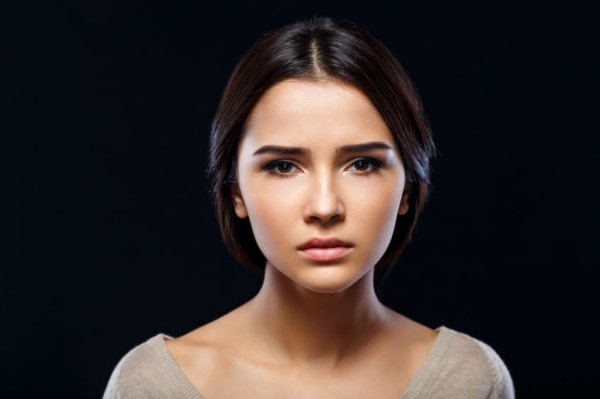
#> input picture xianhuan/facemerge/girl.jpg, 600 x 399 px, given in place of girl.jpeg, which was not available
$ python imgeenhance.py
#> lines starting #> are read from the running program, lines starting #| are printed output that depends on the picture; pictures that were not available may be replaced by others from this repository, and a replacement may not be noted
#!/usr/bin/env python3
# -*- coding: utf-8 -*-
"""
@author: 闲欢
"""
from PIL import ImageEnhance, Image
#-*- coding: UTF-8 -*-

from PIL import Image
from PIL import ImageEnhance

#原始图像
image = Image.open('girl.jpeg')
#> image is the input picture: PIL image 600x399 RGB; mean R, G, B 52.1, 43.7, 42.7
image.show()

#亮度增强
enh_bri = ImageEnhance.Brightness(image)
brightness = 4
image_brightened = enh_bri.enhance(brightness)
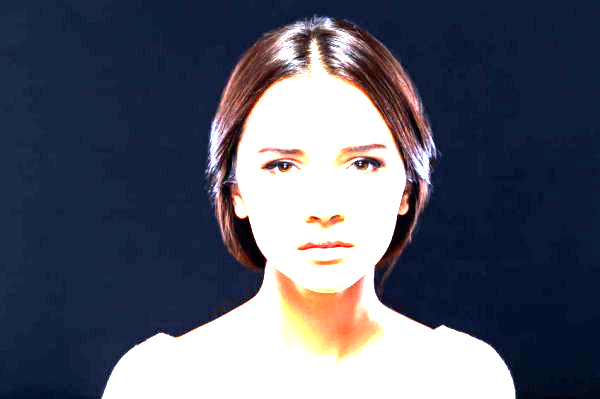
#> image_brightened: PIL image 600x399 RGB; mean R, G, B 86.8, 90.7, 106.2
image_brightened.show()

#色度增强
enh_col = ImageEnhance.Color(image)
color = 4
image_colored = enh_col.enhance(color)
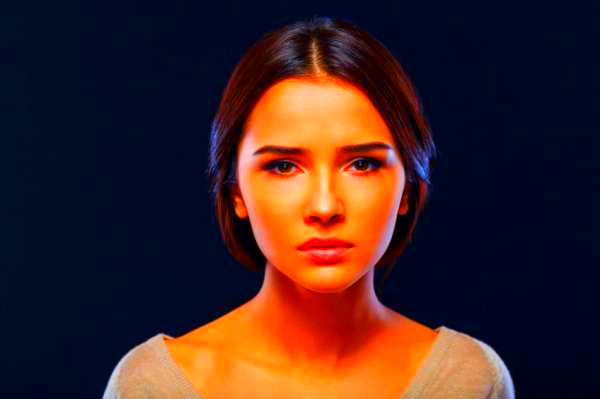
#> image_colored: PIL image 600x399 RGB; mean R, G, B 64.4, 36.5, 36.4
image_colored.show()

#对比度增强
enh_con = ImageEnhance.Contrast(image)
contrast = 4
image_contrasted = enh_con.enhance(contrast)
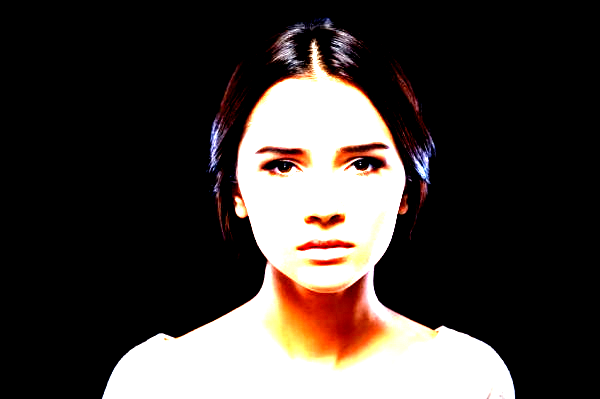
#> image_contrasted: PIL image 600x399 RGB; mean R, G, B 66.1, 59.2, 55.9
image_contrasted.show()

#锐度增强
enh_sha = ImageEnhance.Sharpness(image)
sharpness = 4
image_sharped = enh_sha.enhance(sharpness)
image_sharped.show()

$ run again, with xianhuan/facemerge/boy.jpg copied over xianhuan/facemerge/girl.jpg
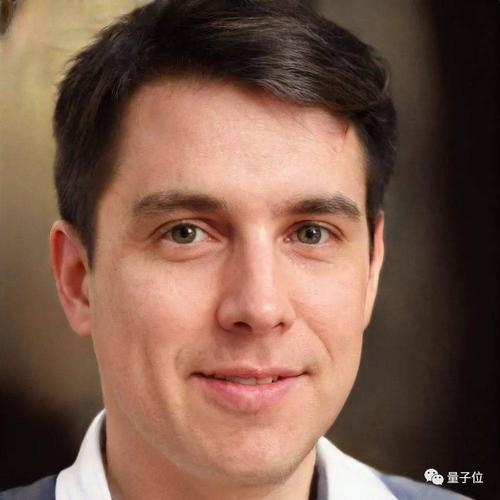
#> input picture xianhuan/facemerge/boy.jpg, 500 x 500 px, given in place of girl.jpeg, which was not available
#> image is the input picture: PIL image 500x500 RGB; mean R, G, B 123.1, 90.5, 75
#> `image_colored = enh_col.enhance(color)`:
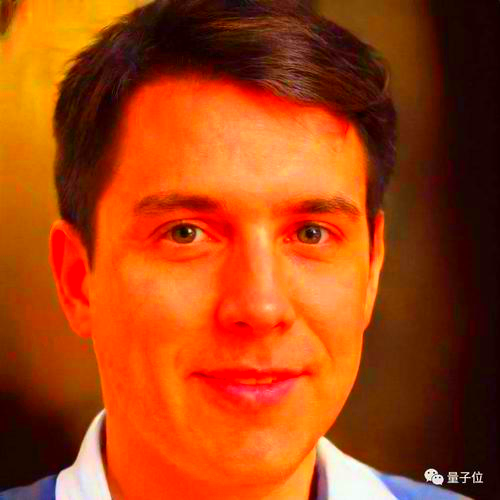
#> image_colored: PIL image 500x500 RGB; mean R, G, B 165.9, 66.8, 16.3
#> `image_contrasted = enh_con.enhance(contrast)`:
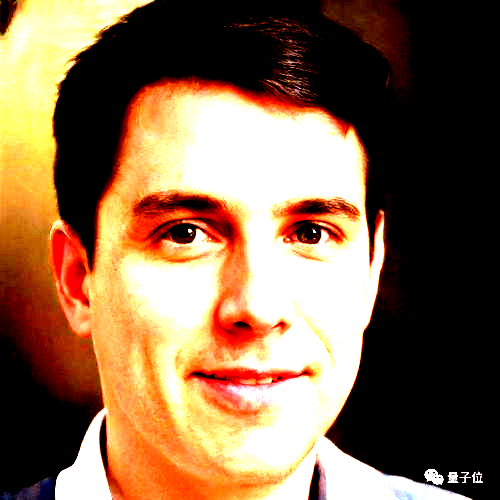
#> image_contrasted: PIL image 500x500 RGB; mean R, G, B 135.7, 104.7, 76.5
